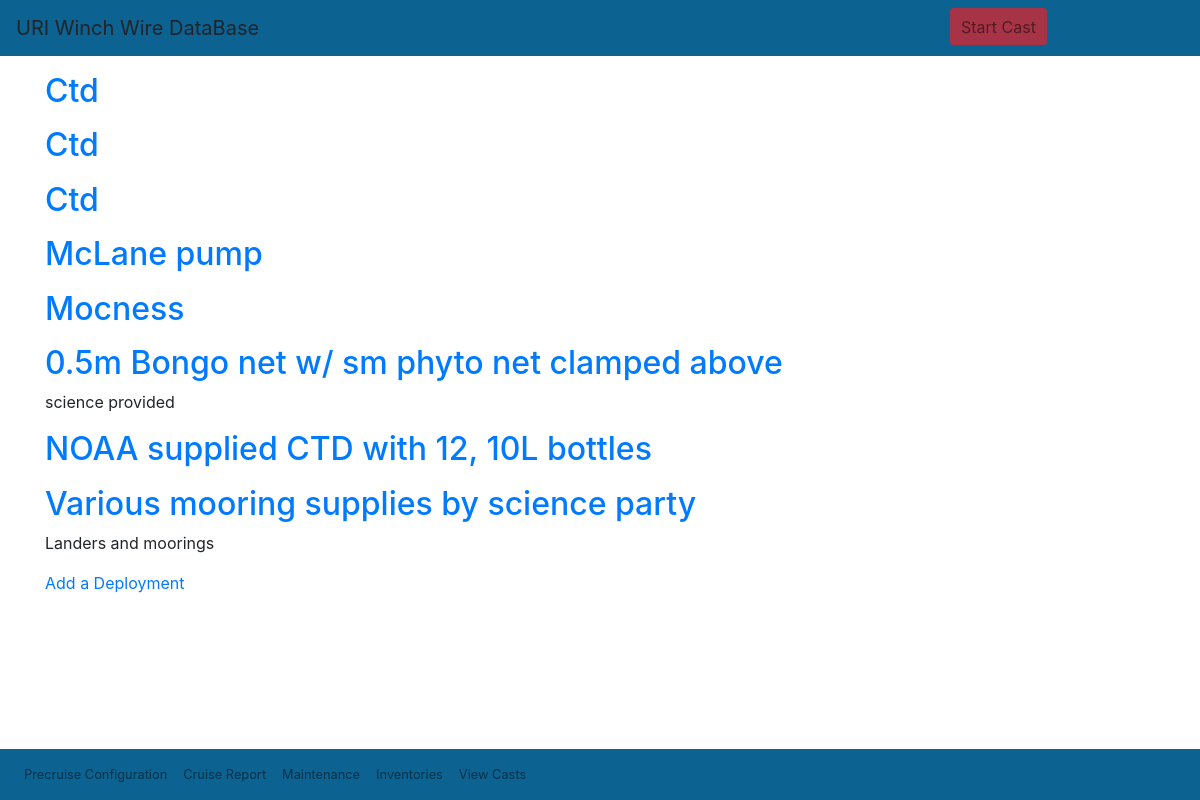
/wwdb/deploymentlist/, run on an earlier commit of the app's database.
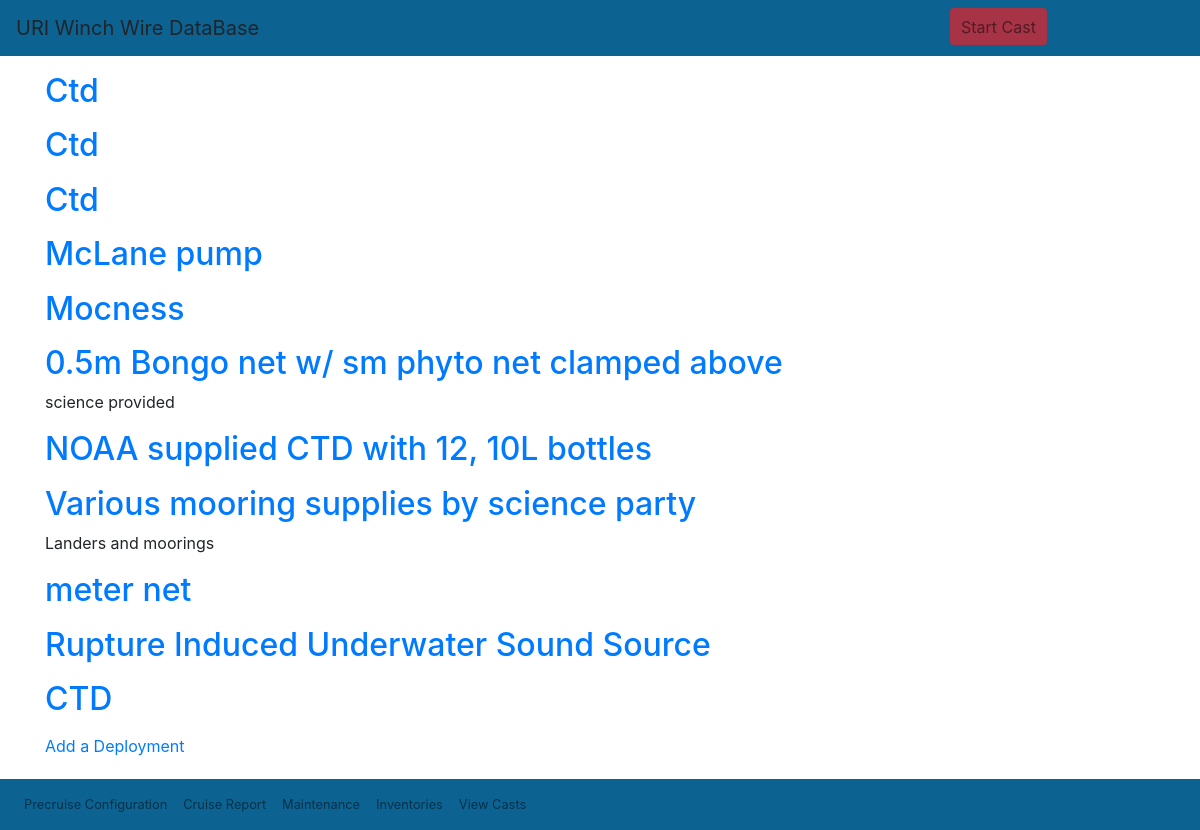
And on a later commit of the database.
### wwdb/models.py (models this page shows, shortened)
class DeploymentType(models.Model):
    id = models.AutoField(db_column='Id', primary_key=True, blank=True, null=False)  # Field name made lowercase.
    status = models.BooleanField(db_column='Status', blank=True, null=True, verbose_name='Status')  # Field name made lowercase.
    name = models.TextField(db_column='Name', blank=True, null=True, verbose_name='Name')
    equipment = models.TextField(db_column='Equipment', blank=True, null=True, verbose_name='Equipment')  # Field name made lowercase.
    notes = models.TextField(db_column='Notes', blank=True, null=True, verbose_name='Notes')  # Field name made lowercase.
    class Meta:
        managed = True
        db_table = 'DeploymentType'
        verbose_name_plural = "DeploymentType"

### wwdb/views.py (the view)
# urls.py: path('deploymentlist/', DeploymentList.as_view(), name='deploymentlist'),
class DeploymentList(ListView):
    model = DeploymentType
    template_name="wwdb/deploymentlist.html"

### wwdb/templates/wwdb/deploymentlist.html (shortened to what this page needs)
{% extends "wwdb/base.html" %}
{% block content %}
{% for deployment in deploymenttype_list %}
<div class="deployemnttype-entry">
    <h2><a href="{% url 'deploymentdetail' deployment.pk %}">{{deployment.equipment}}</a></h2>
    <p>{{deployment.notes}}</p>
</div>
{% endfor %}
<a href="{% url 'deploymentadd' %}"> Add a Deployment</a>
{% endblock content %}

What changed in the data, as far as the page shows it:
added DeploymentType: equipment "meter net"
added DeploymentType: equipment "Rupture Induced Underwater Sound Source"
added DeploymentType: equipment "CTD"
